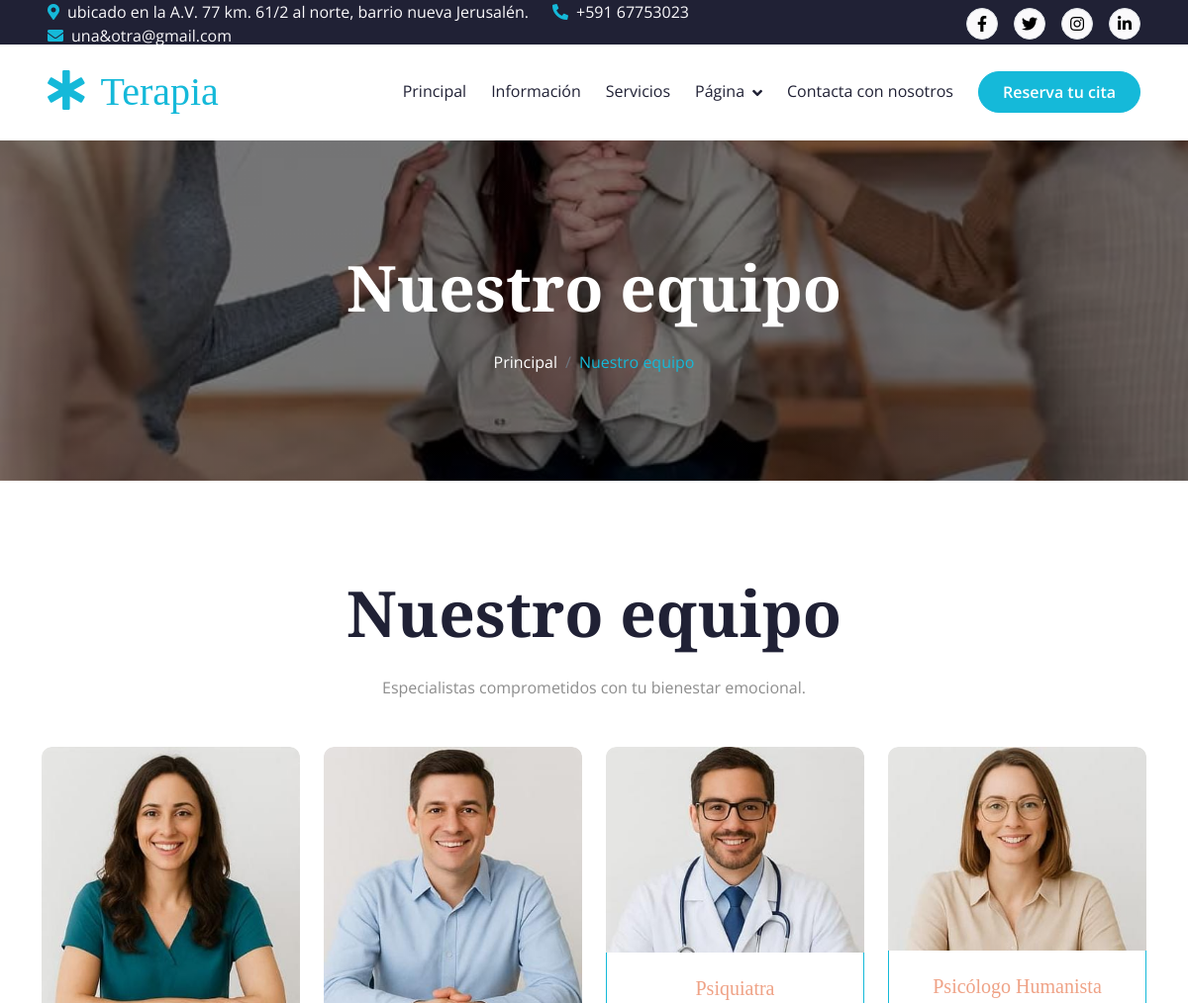
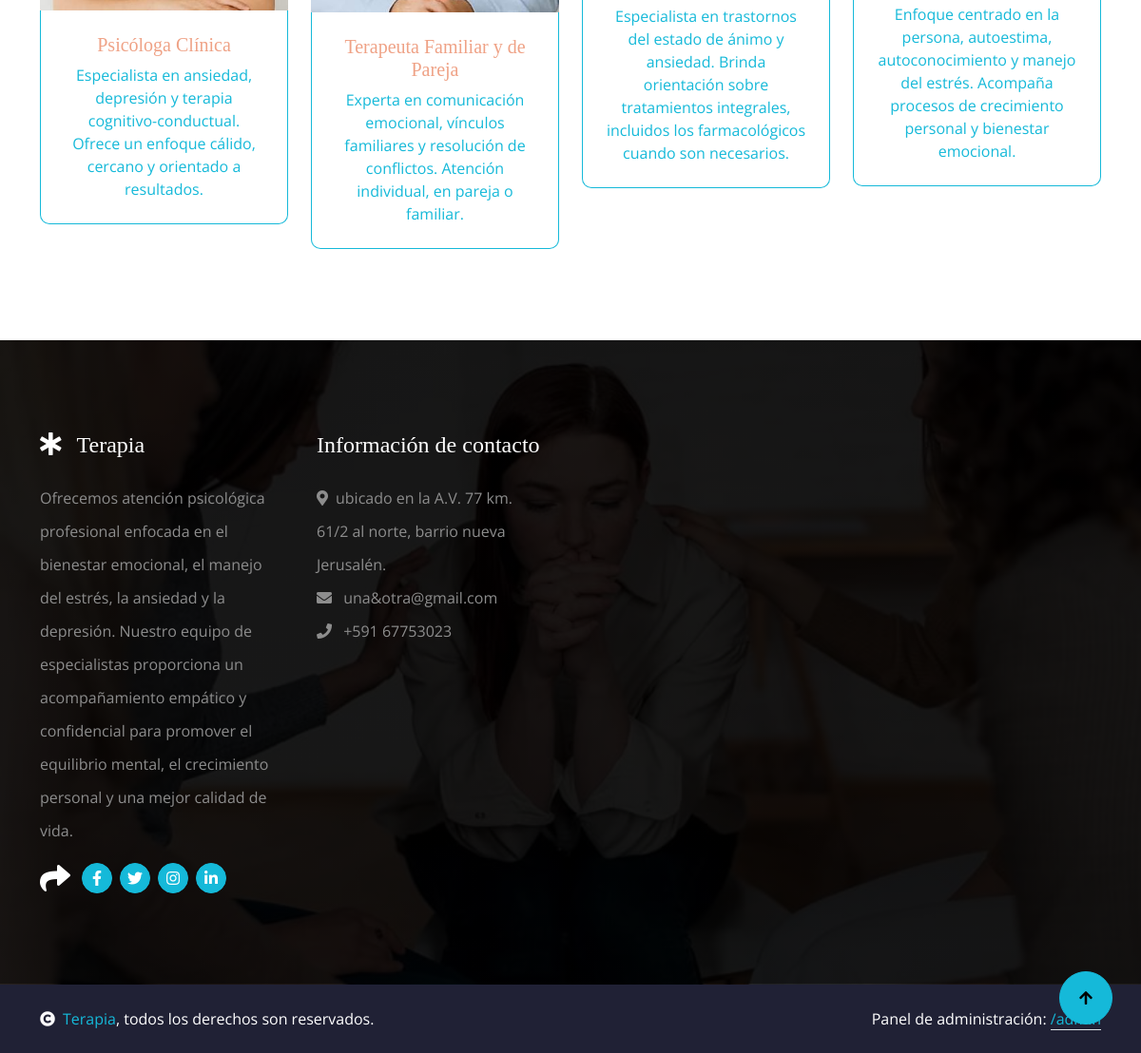
The app's page /equipo with its own data (2 pictures, top to bottom).
### tables this page shows
CREATE TABLE `team_members` (
  `id` INT UNSIGNED AUTO_INCREMENT PRIMARY KEY,
  `name` VARCHAR(150) NOT NULL,
  `role` VARCHAR(150) NULL,
  `description` TEXT NULL,
  `image` VARCHAR(255) NULL,
  `facebook` VARCHAR(255) NULL,
  `twitter` VARCHAR(255) NULL,
  `instagram` VARCHAR(255) NULL,
  `linkedin` VARCHAR(255) NULL,
  `sort_order` INT DEFAULT 0,
  `status` TINYINT(1) DEFAULT 1
);

### app/core/Controller.php (called while the page is built, shortened)
<?php
abstract class Controller
{
    protected function view(string $view, array $data = []): void
    {
        extract($data);
        require VIEWS_PATH . '/partials/header.php';
        require VIEWS_PATH . "/{$view}.php";
        require VIEWS_PATH . '/partials/footer.php';
    }
}

### app/controllers/PageController.php (called while the page is built, shortened)
<?php
class PageController extends Controller
{
    public function team(): void
    {
        $teamModel = new TeamMember();
        $this->view('team', [
            'currentRoute'    => 'team',
            'pageTitle'       => 'Nuestro equipo',
            'breadcrumbTitle' => 'Nuestro equipo',
            'team'            => $teamModel->allActive(),
        ]);
    }
}

### index.php (called while the page is built, shortened)
<?php
require APP_PATH . '/helpers/functions.php';
$router = new Router();
$router->get('/', function () {
    (new HomeController())->index();
});
$router->get('/servicios', function () {
    (new ServiceController())->index();
});
$router->get('/servicio/{slug}', function (string $slug) {
    (new ServiceController())->show($slug);
});
$router->get('/sobre-nosotros', function () {
    (new PageController())->about();
});
$router->get('/equipo', function () {
    (new PageController())->team();
});
$router->get('/motivacion', function () {
    (new PageController())->testimonial();
});
$router->get('/caracteristicas', function () {
    (new PageController())->feature();
});
$router->get('/cita', function () {
    (new PageController())->appointment();
});
$router->post('/cita', function () {
    (new PageController())->storeAppointment();
});
$router->get('/contacto', function () {
    (new ContactController())->index();
});
$router->post('/contacto', function () {
    (new ContactController())->store();
});
$router->get('/admin/login', function () {
    (new AdminAuthController())->loginForm();
});
$router->post('/admin/login', function () {
    (new AdminAuthController())->login();
});
$router->get('/admin/logout', function () {
    (new AdminAuthController())->logout();
});
$router->get('/admin', function () {
    (new AdminDashboardController())->index();
});
$router->get('/admin/services', fn() => (new AdminServiceController())->index());
$router->get('/admin/services/create', fn() => (new AdminServiceController())->create());
$router->get('/admin/services/edit/{id}', fn($id) => (new AdminServiceController())->edit((int)$id));
$router->post('/admin/services/store', fn() => (new AdminServiceController())->store());
$router->get('/admin/services/delete/{id}', fn($id) => (new AdminServiceController())->delete((int)$id));
$router->get('/admin/slides', fn() => (new AdminSlideController())->index());
$router->get('/admin/slides/create', fn() => (new AdminSlideController())->create());
$router->get('/admin/slides/edit/{id}', fn($id) => (new AdminSlideController())->edit((int)$id));
$router->post('/admin/slides/store', fn() => (new AdminSlideController())->store());
$router->get('/admin/slides/delete/{id}', fn($id) => (new AdminSlideController())->delete((int)$id));
$router->get('/admin/features', fn() => (new AdminFeatureController())->index());
$router->get('/admin/features/create', fn() => (new AdminFeatureController())->create());
$router->get('/admin/features/edit/{id}', fn($id) => (new AdminFeatureController())->edit((int)$id));
$router->post('/admin/features/store', fn() => (new AdminFeatureController())->store());
$router->get('/admin/features/delete/{id}', fn($id) => (new AdminFeatureController())->delete((int)$id));
$router->get('/admin/team', fn() => (new AdminTeamController())->index());
$router->get('/admin/team/create', fn() => (new AdminTeamController())->create());
$router->get('/admin/team/edit/{id}', fn($id) => (new AdminTeamController())->edit((int)$id));
$router->post('/admin/team/store', fn() => (new AdminTeamController())->store());
$router->get('/admin/team/delete/{id}', fn($id) => (new AdminTeamController())->delete((int)$id));
$router->get('/admin/testimonials', fn() => (new AdminTestimonialController())->index());
$router->get('/admin/testimonials/create', fn() => (new AdminTestimonialController())->create());
$router->get('/admin/testimonials/edit/{id}', fn($id) => (new AdminTestimonialController())->edit((int)$id));
$router->post('/admin/testimonials/store', fn() => (new AdminTestimonialController())->store());
$router->get('/admin/testimonials/delete/{id}', fn($id) => (new AdminTestimonialController())->delete((int)$id));
$router->get('/admin/content-blocks', fn() => (new AdminContentBlockController())->index());
$router->get('/admin/content-blocks/edit/{key}', fn($key) => (new AdminContentBlockController())->edit($key));
$router->post('/admin/content-blocks/store', fn() => (new AdminContentBlockController())->store());
$router->get('/admin/settings', fn() => (new AdminSettingsController())->index());
$router->post('/admin/settings/store', fn() => (new AdminSettingsController())->store());
$router->get('/admin/messages', fn() => (new AdminMessageController())->index());
$router->get('/admin/messages/{id}', fn($id) => (new AdminMessageController())->show((int)$id));
$router->get('/admin/messages/delete/{id}', fn($id) => (new AdminMessageController())->delete((int)$id));
$router->dispatch();

### app/core/Model.php (called while the page is built, shortened)
<?php
abstract class Model
{
    protected PDO $db;
    protected string $table;
    public function __construct()
    {
        $this->db = Database::getInstance();
    }
    public function allActive(string $orderBy = 'sort_order ASC, id ASC'): array
    {
        $stmt = $this->db->query("SELECT * FROM {$this->table} WHERE status = 1 ORDER BY {$orderBy}");
        return $stmt->fetchAll();
    }
}

### app/core/Database.php (called while the page is built)
<?php
class Database
{
    private static ?PDO $instance = null;
    public static function getInstance(): PDO
    {
        if (self::$instance === null) {
            $dsn = 'mysql:host=' . DB_HOST . ';dbname=' . DB_NAME . ';charset=' . DB_CHARSET;
            try {
                self::$instance = new PDO($dsn, DB_USER, DB_PASS, [
                    PDO::ATTR_ERRMODE            => PDO::ERRMODE_EXCEPTION,
                    PDO::ATTR_DEFAULT_FETCH_MODE => PDO::FETCH_ASSOC,
                    PDO::ATTR_EMULATE_PREPARES   => false,
                ]);
            } catch (PDOException $e) {
                if (APP_DEBUG) {
                    die('Error de conexión a la base de datos: ' . $e->getMessage());
                }
                die('No se pudo conectar a la base de datos.');
            }
        }
        return self::$instance;
    }
}

### app/helpers/functions.php (called while the page is built, shortened)
<?php
function e(?string $value): string
{
    return htmlspecialchars($value ?? '', ENT_QUOTES, 'UTF-8');
}
function image_url(?string $filename, string $fallback = 'img/service-1.jpg'): string
{
    return UPLOADS_URL . '/' . ltrim($filename, '/');
}

### app/views/team.php (the view, shortened to what this page needs)
<?php require VIEWS_PATH . '/partials/breadcrumb.php'; ?>
<div class="container-fluid team py-5">
    <div class="container py-5">
        <div class="section-title mb-5 wow fadeInUp" data-wow-delay="0.1s">
            <h1 class="display-3 mb-4">Nuestro equipo</h1>
            <p class="mb-0">Especialistas comprometidos con tu bienestar emocional.</p>
        </div>
        <div class="row g-4 justify-content-center">
            <?php foreach ($team as $member): ?>
                <div class="col-md-6 col-lg-6 col-xl-3 wow fadeInUp" data-wow-delay="0.1s">
                    <div class="team-item rounded">
                        <div class="team-img rounded-top h-100">
                            <img src="<?= image_url($member['image']) ?>" class="img-fluid rounded-top w-100" alt="">
                        </div>
                        <div class="team-content text-center border border-primary border-top-0 rounded-bottom p-4">
                            <h5><?= e($member['role']) ?></h5>
                            <p class="mb-0"><?= e($member['description']) ?></p>
                        </div>
                    </div>
                </div>
            <?php endforeach; ?>
        </div>
    </div>
</div>

### assets/css/style.css (style rules this page uses)
.section-title { max-width: 900px; text-align: center; margin: 0 auto; }
.team .team-item .team-img { position: relative; overflow: hidden; }
.team .team-item .team-img::before { position: absolute; content: ""; width: 100%; height: 100%; top: 0; left: 0; border-top-right-radius: 10px; border-top-left-radius: 10px; transition: 0.5s; }
.team .team-item .team-content { color: var(--bs-primary); transition: 0.5s; }
.team .team-item .team-content h5 { color: var(--bs-secondary); transition: 0.5s; }

### records on screen
team_members: image (picture), role "Psicóloga Clínica", description "Especialista en ansiedad, depresión y terapia cognitivo-conductual. Ofrece un enfoque cálido, cercano y orientado a resultados."
team_members: image (picture), role "Terapeuta Familiar y de Pareja", description "Experta en comunicación emocional, vínculos familiares y resolución de conflictos. Atención individual, en pareja o familiar."
team_members: image (picture), role "Psiquiatra", description "Especialista en trastornos del estado de ánimo y ansiedad. Brinda orientación sobre tratamientos integrales, incluidos los farmacológicos cuando son necesarios."
team_members: image (picture), role "Psicólogo Humanista", description "Enfoque centrado en la persona, autoestima, autoconocimiento y manejo del estrés. Acompaña procesos de crecimiento personal y bienestar emocional."

### other values on screen
$settings['address'] "ubicado en la A.V. 77 km. 61/2 al norte, barrio nueva Jerusalén."
$settings['phone'] "+591 67753023"
$settings['email'] "una&otra@gmail.com"
$settings['site_name'] "Terapia"
$breadcrumbTitle "Nuestro equipo"
